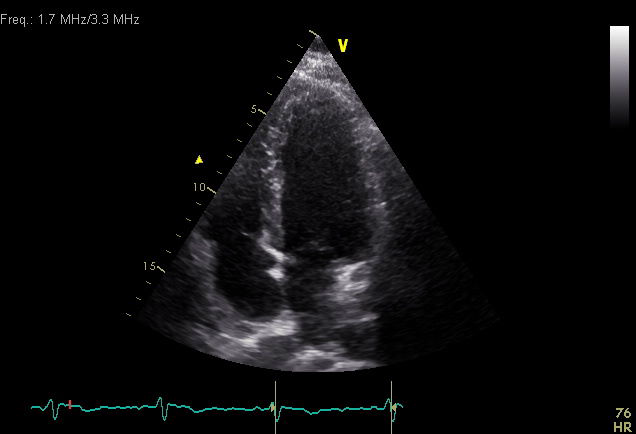
#> input picture frame 7 of Echocardiography/K15video_clip_1.AVI, 636 x 434 px
$ python 'video_edge detection.py'
#> lines starting #> are read from the running program, lines starting #| are printed output that depends on the picture
import cv2
import numpy as np
import matplotlib as plt
import time

# Create a VideoCapture object and read from input file
# If the input is the camera, pass 0 instead of the video file name
cap = cv2.VideoCapture('E:\pythoncode\Tugas-Akhir\Echocardiography\K15video_clip_1.AVI')
tic = time.time()

# Read until video is completed
while (cap.isOpened()):
    # Capture frame-by-frame
    ret, frame = cap.read()
#> frame is the input picture: shape (434, 636, 3); mean B, G, R 12, 11.3, 11.4
    filter = cv2.fastNlMeansDenoising(frame, None, 11, 7, 21)
    edged_frame = cv2.Canny(filter, 100, 200)
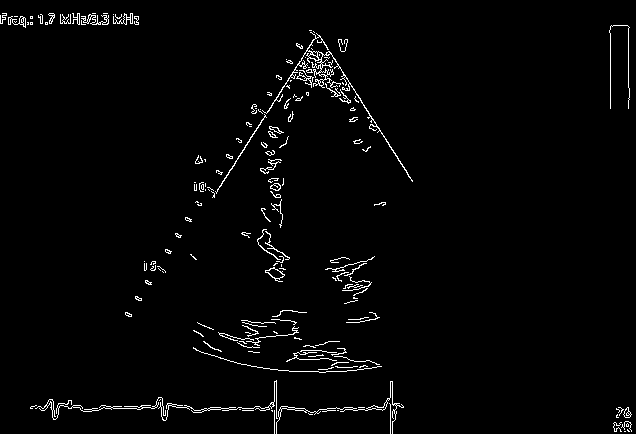
#> edged_frame: shape (434, 636); 2.1% white in thin lines or dots


    if ret:
        cv2.imshow("Echocardiography", frame)
        cv2.imshow("Canny Edge Detection", edged_frame)
        cv2.imshow("Filter", filter)
        toc = time.time()
    else:
        cap.set(cv2.CAP_PROP_POS_FRAMES, 0)

    # Press X on keyboard to  exit
    if cv2.waitKey(50) & 0xFF == ord('x'):
#> (key x is pressed here)
        break
    print(toc - tic)

cap.release()
cv2.destroyAllWindows()

$ run again, starting later in the video
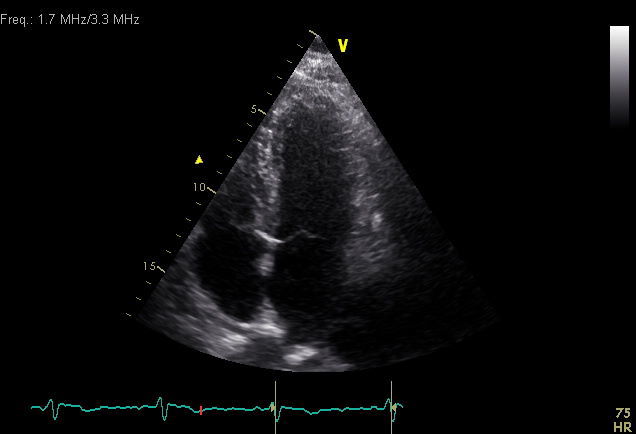
#> input picture frame 31 of Echocardiography/K15video_clip_1.AVI, 636 x 434 px
#> frame is the input picture: shape (434, 636, 3); mean B, G, R 10.9, 10.3, 10.3
#> `edged_frame = cv2.Canny(filter, 100, 200)`:
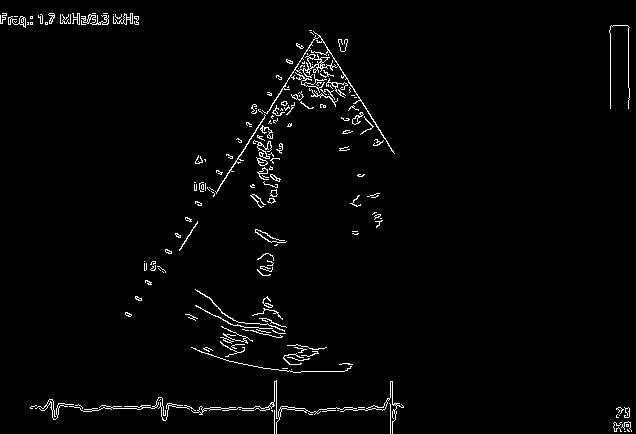
#> edged_frame: shape (434, 636); 2.1% white in thin lines or dots

$ run again, starting later in the video
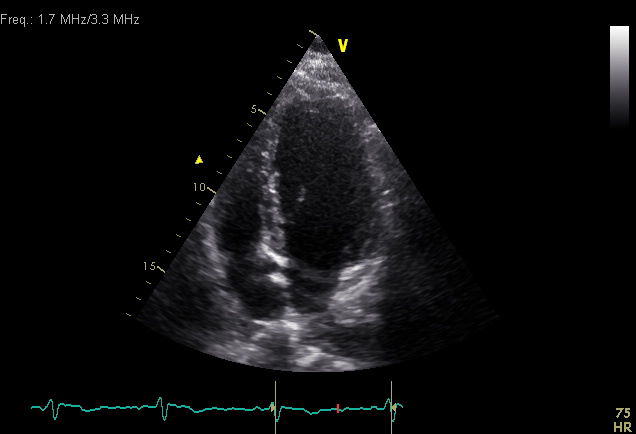
#> input picture frame 56 of Echocardiography/K15video_clip_1.AVI, 636 x 434 px
#> frame is the input picture: shape (434, 636, 3); mean B, G, R 13, 12.2, 12.3
#> `edged_frame = cv2.Canny(filter, 100, 200)`:
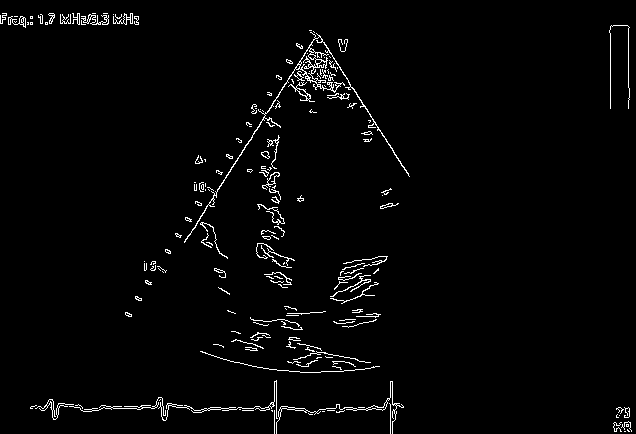
#> edged_frame: shape (434, 636); 2.2% white in thin lines or dots
